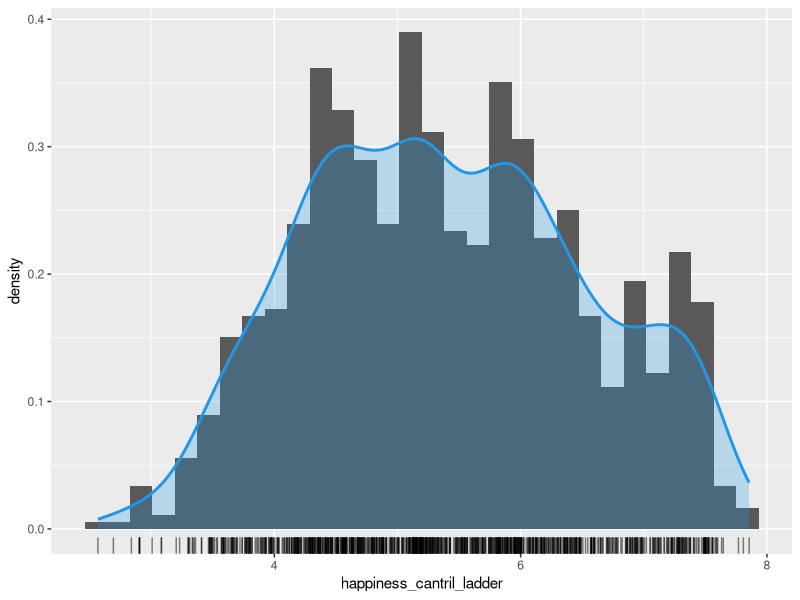
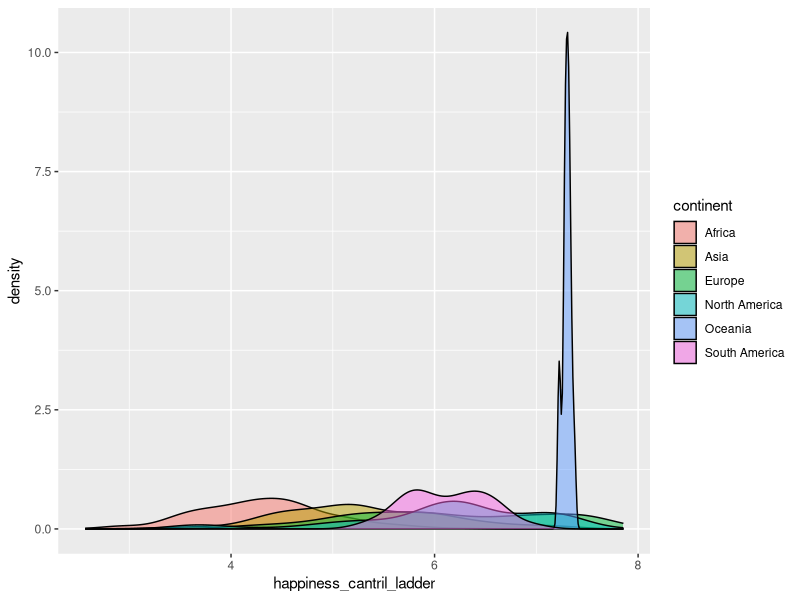
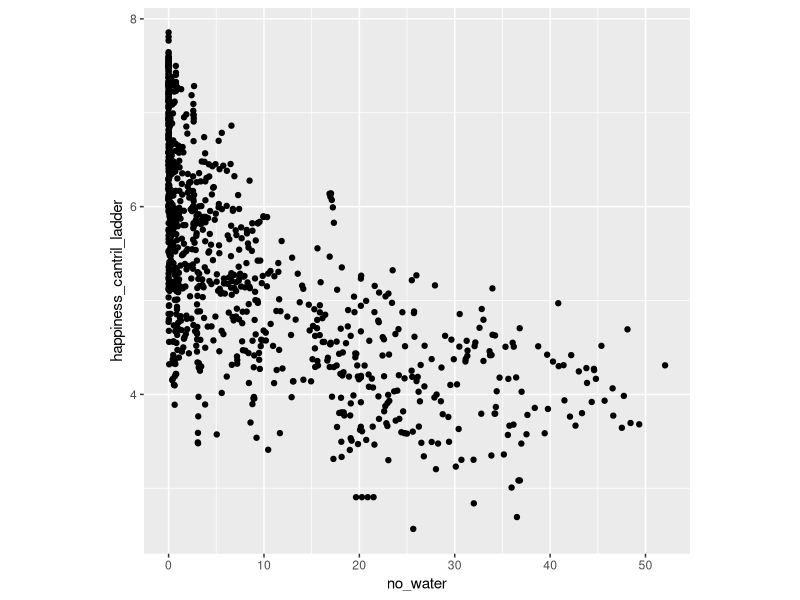
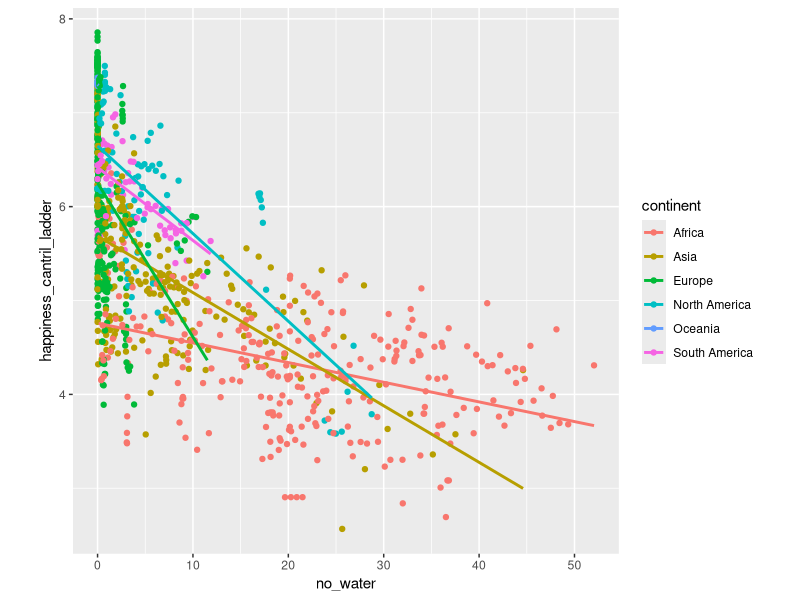
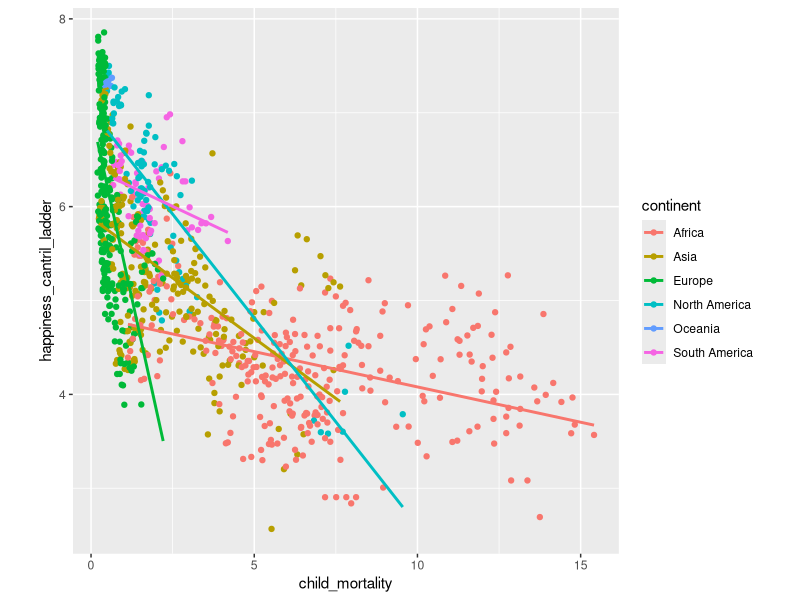
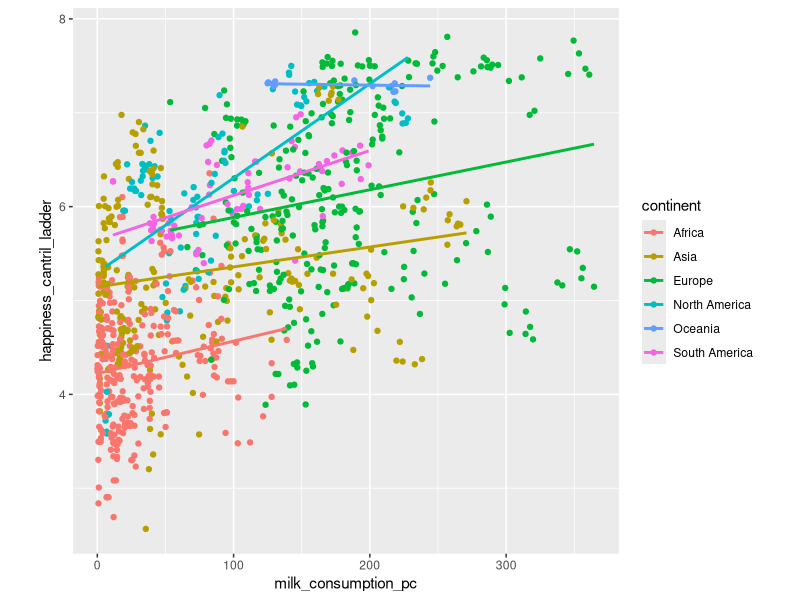
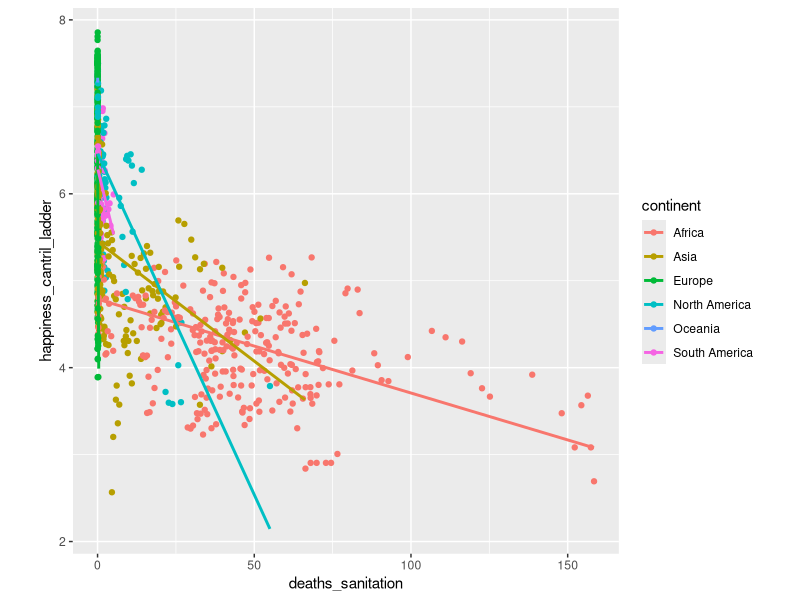
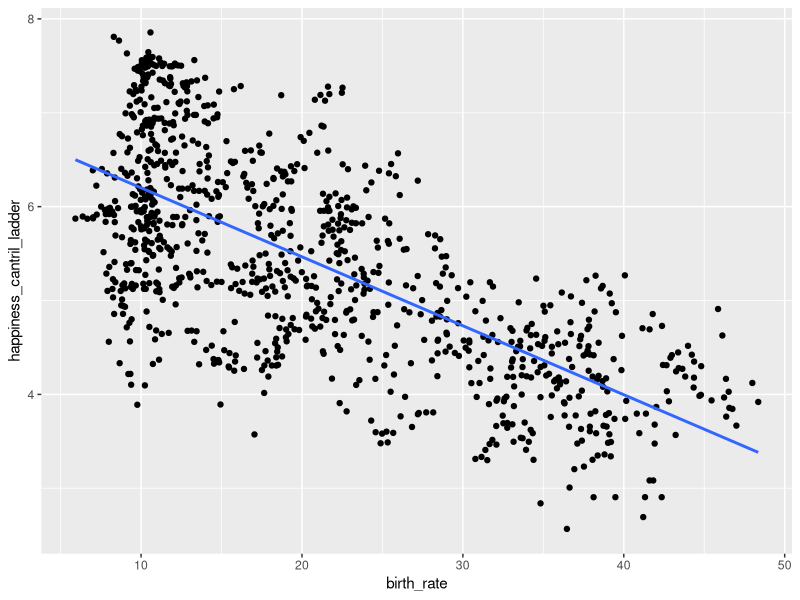

Source code (R) for these figures, in order:
## ---- chunk 1
library(tidyverse)
library(gridExtra)
## ---- chunk 2
#| warning: false
#| message: false

# limpa área de trabalho
rm(list = ls())

# carrega pacote `tidyverse`
library(tidyverse)

# carrega dados
owid <- read_delim("data/owid.csv", delim = ",", col_names = TRUE)

# codifica variável `continent` como fator
owid$continent <- as.factor(owid$continent)

str(owid)
## ---- chunk 3
# verifica nomes das variáveis
summary(owid)

cat("\n")
print("Posição dos dados faltantes:")
which(is.na(owid))
## ---- chunk 4
ggplot(owid, aes(x = happiness_cantril_ladder)) +
    geom_histogram(aes(y = after_stat(density))) +
    # adiciona linha de densidade estimada (suavização)
    geom_density(
        lwd = 1, colour = 4,
        fill = 4, alpha = 0.25
    ) +
    # adiciona dispersão unidimensional de `mpg`
    geom_rug(alpha = 0.5)
## ---- chunk 5
# Densidade por continente
ggplot(owid, aes(x = happiness_cantril_ladder, fill = continent)) +
    geom_density(alpha = 0.5, position = "identity")
## ---- chunk 6
# Visualização
# Diagrama de dispersão
ggplot(owid, aes(x = no_water, y = happiness_cantril_ladder)) +
    # adiciona pontos
    geom_point() +
    theme(aspect.ratio = 1)
## ---- chunk 7
# Visualização
# Diagrama de dispersão
ggplot(owid, aes(x = no_water, y = happiness_cantril_ladder, color = continent)) +
    # adiciona pontos
    geom_point() +
    geom_smooth(method = "lm", se = FALSE) +
    theme(aspect.ratio = 1)
## ---- chunk 8
# Visualização
# Diagrama de dispersão
ggplot(owid, aes(x = child_mortality, y = happiness_cantril_ladder, color = continent)) +
    # adiciona pontos
    geom_point() +
    geom_smooth(method = "lm", se = FALSE) +
    theme(aspect.ratio = 1)

## ---- chunk 9
# Visualização
# Diagrama de dispersão
ggplot(owid, aes(x = milk_consumption_pc, y = happiness_cantril_ladder, color = continent)) +
    # adiciona pontos
    geom_point() +
    geom_smooth(method = "lm", se = FALSE) +
    theme(aspect.ratio = 1)
## ---- chunk 10
# Visualização
# Diagrama de dispersão
ggplot(owid, aes(x = deaths_sanitation, y = happiness_cantril_ladder, color = continent)) +
    # adiciona pontos
    geom_point() +
    geom_smooth(method = "lm", se = FALSE) +
    theme(aspect.ratio = 1)
## ---- chunk 11
# Constrói modelo de regressão linear simples para taxa de natalidade
owid_rls_birth <- lm(happiness_cantril_ladder ~ birth_rate, data = owid)
# Variável de resposta: happiness_cantril_ladder
# Variável explicativa: birth_rate
owid_rls_birth

# Constrói modelo de regressão linear simples para mortes por poluição do ar
owid_rls_Dair <- lm(happiness_cantril_ladder ~ deaths_air_pollution, data = owid)
# Variável de resposta: happiness_cantril_ladder
# Variável explicativa: deaths_air_pollution
owid_rls_Dair

# Constrói modelo de regressão linear simples para expectativa de escolaridade.
owid_rls_ExpSchool <- lm(happiness_cantril_ladder ~ expected_schooling, data = owid)
# Variável de resposta: happiness_cantril_ladder
# Variável explicativa: expected_schooling
owid_rls_ExpSchool

# Constrói modelo de regressão linear simples para expectativa de vida.
owid_rls_LifeExpec <- lm(happiness_cantril_ladder ~ life_expectancy, data = owid)
# Variável de resposta: happiness_cantril_ladder
# Variável explicativa: life_expectancy
owid_rls_LifeExpec
## ---- chunk 12
# gera gráfico de dispersão para taxa de natalidade
ggplot(owid, aes(x = birth_rate, y = happiness_cantril_ladder)) +
    geom_point() +
    # adiciona reta de regressão estimada
    geom_smooth(method = lm, se = FALSE)

# gera gráfico de dispersão para taxa de mortes por poluição do ar
ggplot(owid, aes(x = deaths_air_pollution, y = happiness_cantril_ladder)) +
    geom_point() +
    # adiciona reta de regressão estimada
    geom_smooth(method = lm, se = FALSE)

# gera gráfico de dispersão para taxa de natalidade
ggplot(owid, aes(x = expected_schooling, y = happiness_cantril_ladder)) +
    geom_point() +
    # adiciona reta de regressão estimada
    geom_smooth(method = lm, se = FALSE)

# gera gráfico de dispersão para expectativa de vida
ggplot(owid, aes(x = life_expectancy, y = happiness_cantril_ladder)) +
    geom_point() +
    # adiciona reta de regressão estimada
    geom_smooth(method = lm, se = FALSE)
## ---- chunk 13
# MSE para taxa de natalidade
print(paste("O MSE para taxa de natalidade é:", mean(owid_rls_birth$residuals^2)))

# MSE para mortes por poluição do ar
print(paste("O MSE para mortes por poluição do ar é:", mean(owid_rls_Dair$residuals^2)))

# MSE para expectativa de escolaridade
print(paste("O MSE para expectativa de escolaridade é:", mean(owid_rls_ExpSchool$residuals^2)))

# MSE para expectativa de vida"
print(paste("O MSE para expectativa de vida é:", mean(owid_rls_LifeExpec$residuals^2)))
## ---- chunk 14
# R² ajustado para taxa de natalidade
print("R² ajustado para taxa de natalidade")
summary(owid_rls_birth)$adj.r.squared

# R² ajustado para mortes por poluição do ar
print("R² ajustado para mortes por poluição do ar")
summary(owid_rls_Dair)$adj.r.squared

# R² ajustado para expectativa de escolaridade
print("R² ajustado para expectativa de escolaridade")
summary(owid_rls_ExpSchool)$adj.r.squared

# R² ajustado para expectativa de vida
print("R² ajustado para expectativa de vida")
summary(owid_rls_LifeExpec)$adj.r.squared
## ---- chunk 15
#| fig-width: 3
#| fig-height: 3


continentes <- c("Africa", "Asia", "Europe", "North America", "Oceania", "South America")
grandezas <- c("deaths_air_pollution")

regressoes <- matrix()

# Cria dataframes para cada continente
for (i in continentes) {
    print(paste("Continente: ", i))
    df_per_continent <- owid %>% filter(continent == i)

    temporary <- c()

    for (metrica in grandezas) {

        regressao <- lm(df_per_continent$happiness_cantril_ladder ~ df_per_continent[[metrica]])
        temporary <- temporary %>% append(regressao)

        newPlot <- df_per_continent %>%
            ggplot(aes(x = .data[[metrica]], y = happiness_cantril_ladder)) +
            geom_point() +
            # adiciona reta de regressão estimada
            geom_smooth(method = lm, se = FALSE)
        print(newPlot)
    }
    
    regressoes <- rbind(regressoes, temporary)
    print("----------------------------------------------------------------")
}

## ---- chunk 16
#| fig-width: 3
#| fig-height: 3

for (i in continentes) {
        
print(paste("Continente: ", i))
df_per_continent <- owid %>% filter(continent == i)
# df_per_continent %>% head(10) %>% print()

# summary(owid_rls_birth)$adj.r.squared

metrica <- grandezas[1]
regressao <- lm(df_per_continent$happiness_cantril_ladder ~ df_per_continent[[metrica]])
print(paste("O MSE associado a variável", metrica, "é de", round(mean(regressao$residuals^2), 4), ", conforme o modelo:"))

temporary <- temporary %>% append(regressao)
print(regressao)

newPlot <- df_per_continent %>%
    ggplot(aes(x = .data[[metrica]], y = happiness_cantril_ladder)) +
    geom_point() +
    # adiciona reta de regressão estimada
    geom_smooth(method = lm, se = FALSE) 
print(newPlot)
}
## ---- chunk 17
# Separando os dados para os continentes "North America" e "South America"

df_north_america <- owid %>% filter(continent == "North America")
df_south_america <- owid %>% filter(continent == "South America")

# Criando os modelos de regressão entre as variáveis deaths_air_pollution e happiness_cantril_ladder


deaths_air_pollution_north <- df_north_america$deaths_air_pollution

lm_north <- lm(df_north_america$happiness_cantril_ladder ~ deaths_air_pollution_north)

deaths_air_pollution_south <- df_south_america$deaths_air_pollution

lm_south <- lm(df_south_america$happiness_cantril_ladder ~ deaths_air_pollution_south)


# Intervalos de confiança para os coeficientes angulares

confint.lm(lm_north,level=0.95, parm = 2)
confint.lm(lm_south,level=0.95, parm = 2)

## ---- chunk 18
# valor de 50 para a variável deaths_air_pollution
Xn <- data.frame(deaths_air_pollution_north = 50)
Xs <- data.frame(deaths_air_pollution_south = 50)


# Construção dos intervalos de confiança 95%
ic_north <- predict.lm(lm_north, newdata = Xn, interval="confidence", level = 0.95)
ic_south <- predict.lm(lm_south, newdata = Xs, interval="confidence", level = 0.95)


result_line_north <- paste("North America: fit =", ic_north[1], "lower bound =", ic_north[2], "upper bound =", ic_north[3])
result_line_south <- paste("South America: fit =", ic_south[1], "lower bound =", ic_south[2], "upper bound =", ic_south[3])

print(result_line_north)
print(result_line_south)

## ---- chunk 19

# Construção de intervalos de previsão
ip_north <- predict.lm(lm_north, newdata = Xn, interval="prediction", level = 0.95)
ip_south <- predict.lm(lm_south, newdata = Xs, interval="prediction", level = 0.95)

result_line_northp <- paste("North America: fit =", ip_north[1], "lower bound =", ip_north[2], "upper bound =", ip_north[3])
result_line_southp <- paste("South America: fit =", ip_south[1], "lower bound =", ip_south[2], "upper bound =", ip_south[3])

print(result_line_northp)
print(result_line_southp)

## ---- chunk 20
# Constrói modelo de regressão linear simples para gdp_pc
owid_rls_gdp <- lm(happiness_cantril_ladder ~ gdp_pc, data = owid)
# Variável de resposta: happiness_cantril_ladder
# Variável explicativa: gdp_pc

owid_rls_gdp
## ---- chunk 21
# gera gráfico de dispersão para gdp_pc
ggplot(owid, aes(x = gdp_pc, y = happiness_cantril_ladder)) +
    geom_point() +
    # adiciona reta de regressão estimada
    geom_smooth(method = lm, se = FALSE)
## ---- chunk 22
cat("MSE para gdp_pc \n")
mean(owid_rls_gdp$residuals^2)

# Imprimir o coeficiente de determinação ajustado (R²)
cat("Coeficiente de Determinação Ajustado (R²): \n")

summary(owid_rls_gdp)$adj.r.squared

## ---- chunk 23
owid |>
  summarize(cor(happiness_cantril_ladder, 1/gdp_pc))

owid |>
  summarize(cor(happiness_cantril_ladder, log(gdp_pc)))

owid |>
  summarize(cor(happiness_cantril_ladder, sqrt(gdp_pc)))

owid |>
  summarize(cor(happiness_cantril_ladder, sqrt(sqrt(gdp_pc))))

## ---- chunk 24
owid_gdp4 <- owid |>
  mutate(gdp4  = sqrt(sqrt(gdp_pc))) 
  

# Constrói modelo de regressão linear simples para sqrt(sqrt(gdp_pc))
owid_rls_gdp4 <- lm(happiness_cantril_ladder ~ gdp4, data = owid_gdp4)
# Variável de resposta: happiness_cantril_ladder
# Variável explicativa: sqrt(sqrt(gdp_pc))

owid_rls_gdp4
## ---- chunk 25
# gera gráfico de dispersão para gdp_pc
ggplot(owid_gdp4, aes(x = gdp4, y = happiness_cantril_ladder)) +
    geom_point() +
    # adiciona reta de regressão estimada
    geom_smooth(method = lm, se = FALSE)
## ---- chunk 26
cat("MSE para gdp_pc \n")
mean(owid_rls_gdp4$residuals^2)

# Imprimir o coeficiente de determinação ajustado (R²)
cat("Coeficiente de Determinação Ajustado (R²): \n")

summary(owid_rls_gdp4)$adj.r.squared
